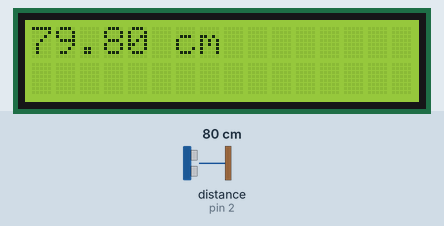
Recording of a sketch running on a simulated Arduino Uno, built with avr-gcc and run on an emulated ATmega328P. Shown: 16×2 character LCD. Wiring (inferred from the names in the program): ultrasonic range finder: trigger pin 3; echo pin 2. The test bench sets the inputs (shaded band); at power-on: distance to the obstacle (sensor on pin 2) 80 cm. The echo pulse lasts 58.3 µs per cm.

Above: at 1.2 s.
1.3 s: distance to the obstacle (sensor on pin 2) set to 2 cm
At 2.8 s:
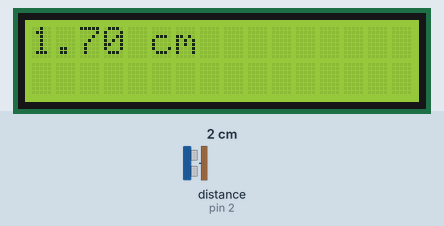
5.4 s: distance to the obstacle (sensor on pin 2) set to 4 cm
At 6.5 s:
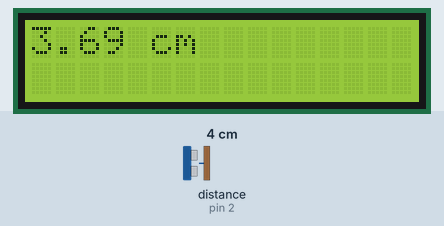
8.6 s: distance to the obstacle (sensor on pin 2) set to 9 cm
At 9.9 s:
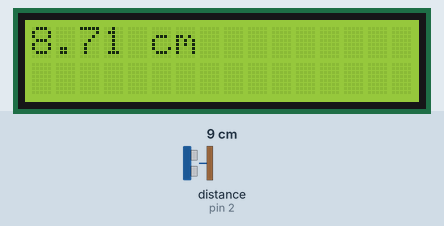
Timing chart, 0 to 11.6 s (numbered marks = the images above; inputs shaded):
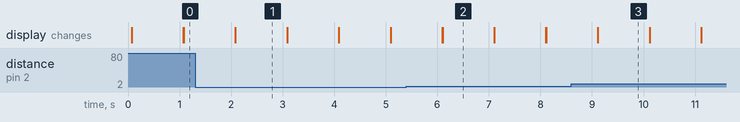

The sketch:

_________________.ino
```cpp
#include <LiquidCrystal.h>
LiquidCrystal lcd(8, 9, 4, 5, 6, 7);
const int pinEcho = 2;
const int pinTrig = 3;
float v=331.5+0.6*20;

void setup() {
  lcd.begin(16,2);
  pinMode(pinEcho, INPUT);
  pinMode(pinTrig, OUTPUT);
}

float distanceSM(){
  digitalWrite(pinTrig, LOW);
  delayMicroseconds(3);
  digitalWrite(pinTrig, HIGH);
  delayMicroseconds(5);
  digitalWrite(pinTrig, LOW);

  float t = pulseIn(pinEcho, HIGH);//mks
  t = t/1000.0/1000.0/2; //s
  return t*v*100; //cm
}

void loop()
{
  lcd.clear();
  lcd.print(distanceSM());
  lcd.print(" cm");

  delay(1000);
}
```

Measured:
- after the input at 1.3 s, the display: first differs from a run without the input after 0.78 s (image 1)
- after the input at 5.4 s, the display: first differs from a run without the input after 0.70 s (image 2)
- after the input at 8.6 s, the display: first differs from a run without the input after 0.51 s (image 3)
- what the display in image 1 shows lasts 1.0 s, from 2.1 s to 3.1 s
